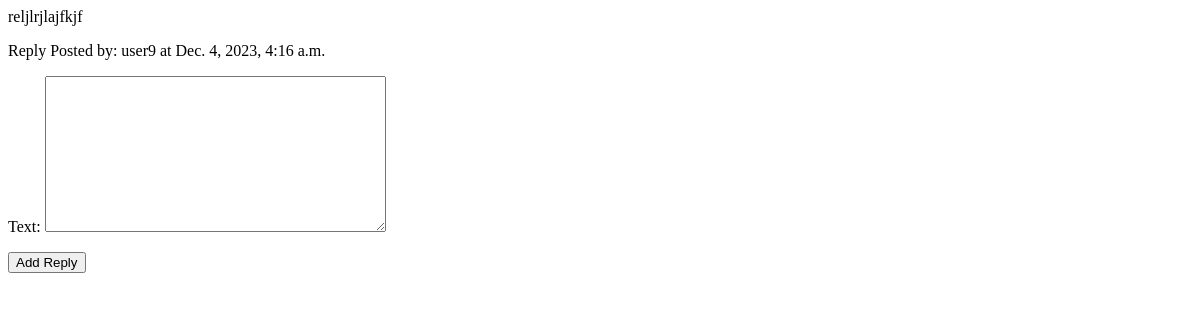
/post/reply/5/9-apps-that-improved-my-quality-of-life-and-produc, run on an earlier commit of the app's database.
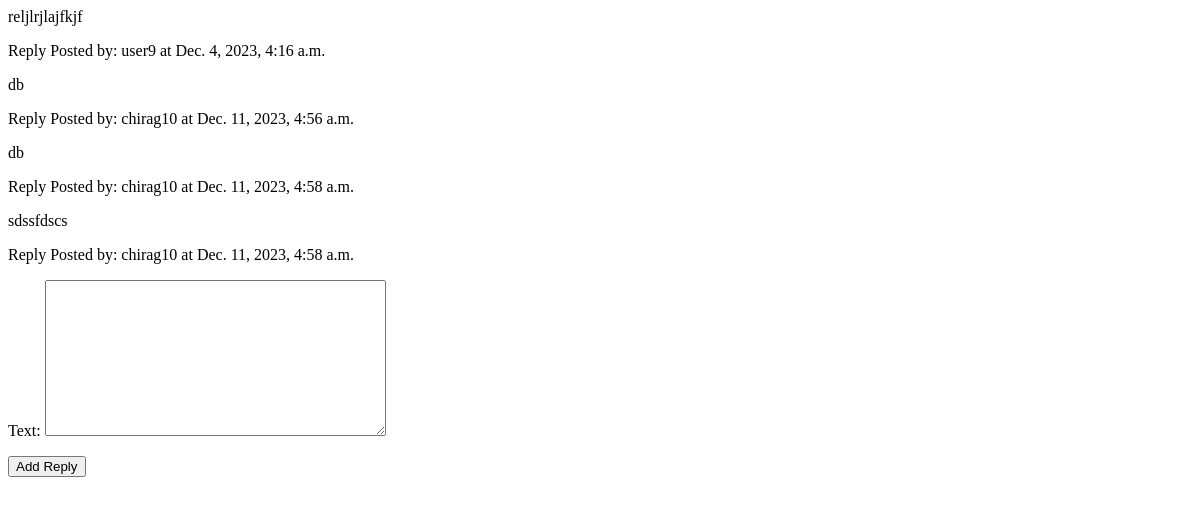
And on a later commit of the database.
### blog/models.py (models this page shows, shortened)
class Reply(models.Model):
    user = models.ForeignKey(settings.AUTH_USER_MODEL, on_delete=models.CASCADE)
    comment = models.ForeignKey(Comment, on_delete=models.CASCADE)
    text = models.TextField()
    created_at = models.DateTimeField(auto_now_add=True)

class CustomUser(AbstractUser):
    GENDER_CHOICES = (
        ('M', 'Male'),
        ('F', 'Female'),
    )
    COUNTRY_CHOICES = sorted(COUNTRY_CHOICES, key=lambda x: x[1])
    gender = models.CharField(max_length=60,default='M',choices=GENDER_CHOICES,blank=True)
    city = models.CharField(max_length=80,default='Bhilwara',blank=True)
    state = models.CharField(max_length=90,default='Rajasthan',blank=True)
    country = models.CharField(max_length=50,blank=True,default='India',choices=COUNTRY_CHOICES)
    designation = models.CharField(max_length=50,null=True,blank=True)
    img = models.ImageField(blank=True,null=True,upload_to='profile_images/',)
    phone = models.PositiveBigIntegerField(blank=True,default=0000000)
    pincode = models.PositiveIntegerField(blank=True,null=True)
    address = models.TextField(max_length=50,blank=True,null=True)
    dob = models.DateField(blank=True,null=True)

### blog/views.py (the view, shortened to what this page needs)
# urls.py: path('post/reply/<int:comment_id>/<post_slug>',views.reply_to_comment,name='reply_to_comment'),
def reply_to_comment(request, comment_id,post_slug):
    comment = get_object_or_404(Comment, id=comment_id)
    reply_form = ReplyForm()
    return render(request, 'blog/reply.html', {'comment': comment, 'reply_form': reply_form})

### blog/forms.py
class ReplyForm(forms.ModelForm):
    class Meta:
        model = Reply
        fields = ['text']

### blog/templates/blog/reply.html (shortened to what this page needs)
{% for reply in comment.reply_set.all %}
    <div class="reply">
        <p>{{ reply.text }}</p>
        <p>Reply Posted by: {{ reply.user.username }} at {{ reply.created_at }}</p>
    </div>
{% endfor %}
<form method="post" action="{% url 'blog:reply_to_comment' comment_id=comment.id %}">
    {{ reply_form.as_p }}
    <button type="submit">Add Reply</button>
</form>

What changed in the data, as far as the page shows it:
added Reply: text "db", user.username "chirag10", created_at "Dec. 11, 2023, 4:56 a.m."
added Reply: text "db", user.username "chirag10", created_at "Dec. 11, 2023, 4:58 a.m."
added Reply: text "sdssfdscs", user.username "chirag10", created_at "Dec. 11, 2023, 4:58 a.m."
